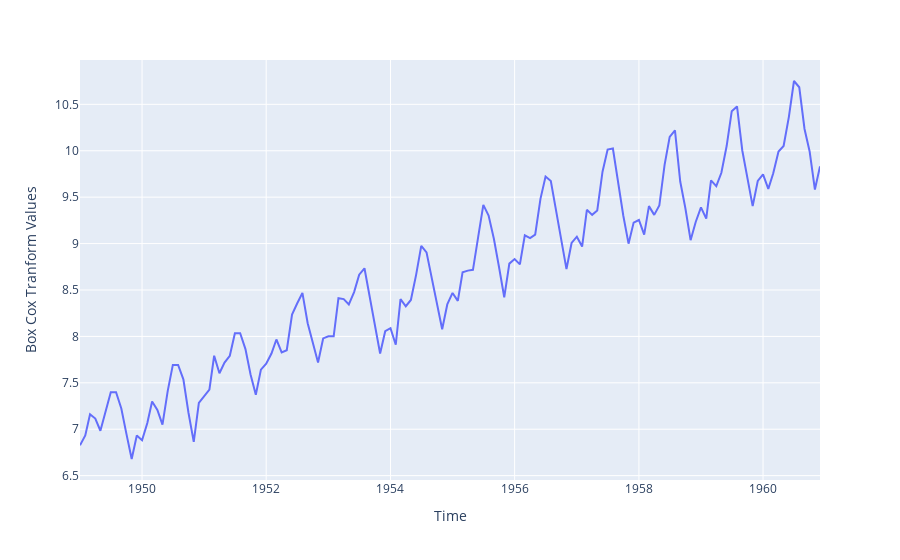

Write notebook code for a chart like this one.
### Code cell
px.line(data,x='Month',y='Passengers_Box_Cox',labels={'Month':'Time','Passengers_Box_Cox':'Box Cox Tranform Values'})

### Figure 1 — Plotly figure (JSON) as saved in the notebook; plotly's stock layout.template omitted (floating-point values rounded to 4 significant figures; data arrays with more than 128 entries replaced by an {"elided": "..."} marker saying what was removed)
{"data": [{"hovertemplate": "Time=%{x}<br>Box Cox Tranform Values=%{y}<extra></extra>", "legendgroup": "", "line": {"color": "#636efa", "dash": "solid"}, "marker": {"symbol": "circle"}, "mode": "lines", "name": "", "orientation": "v", "showlegend": false, "type": "scatter", "x": {"elided": "144 str values"}, "xaxis": "x", "y": {"elided": "144 float values"}, "yaxis": "y"}], "layout": {"legend": {"tracegroupgap": 0}, "margin": {"t": 60}, "xaxis": {"anchor": "y", "domain": [0, 1], "title": {"text": "Time"}}, "yaxis": {"anchor": "x", "domain": [0, 1], "title": {"text": "Box Cox Tranform Values"}}}}
